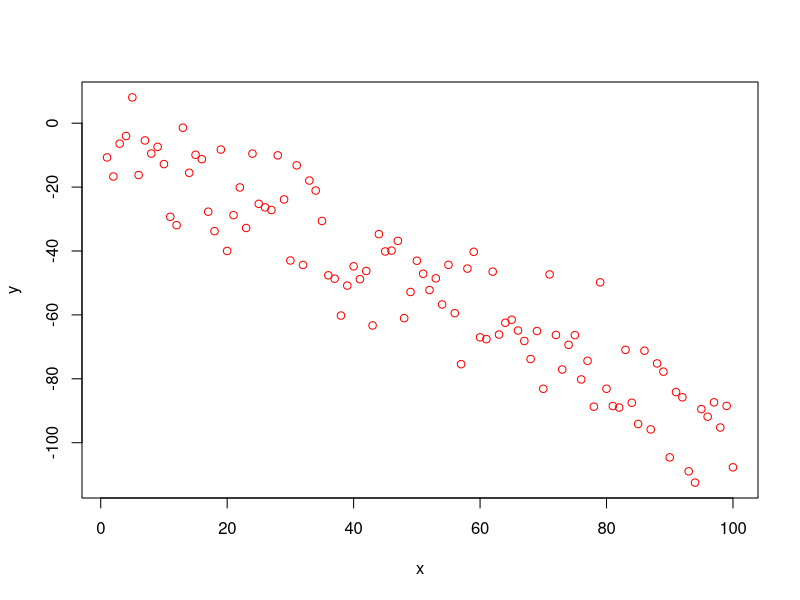
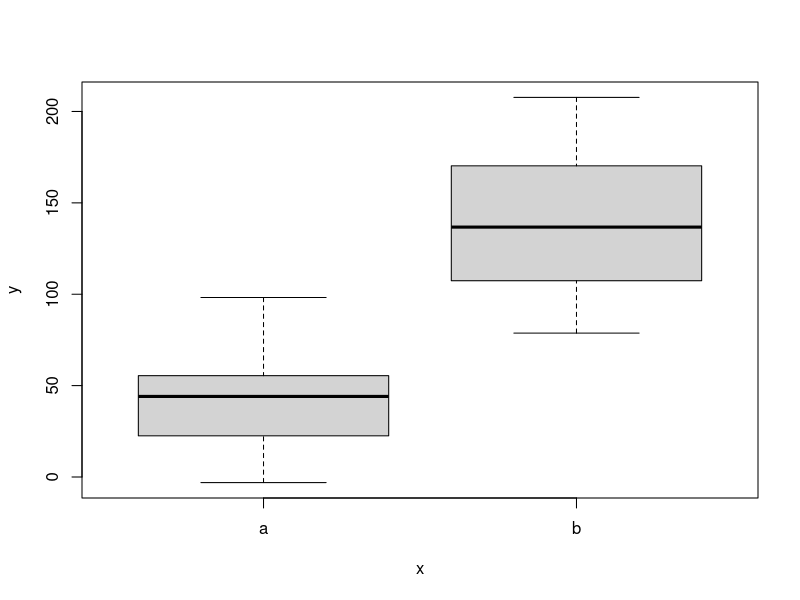
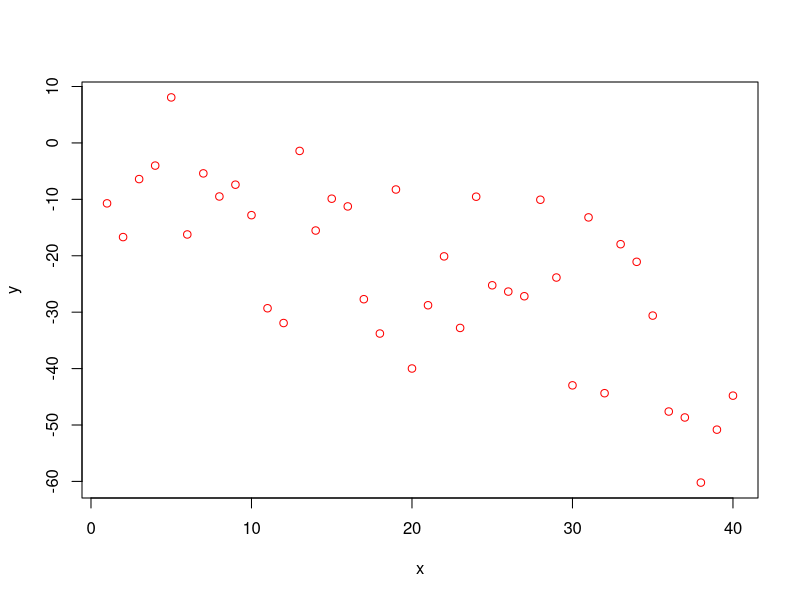
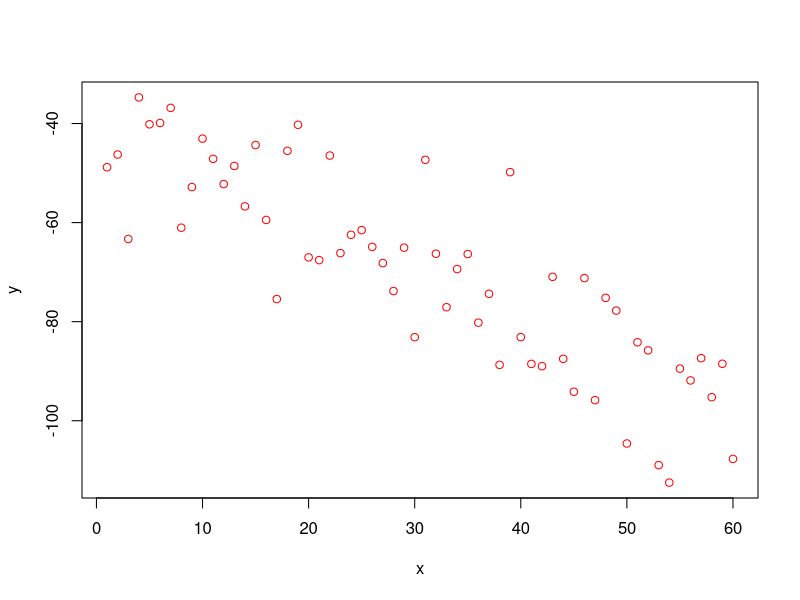
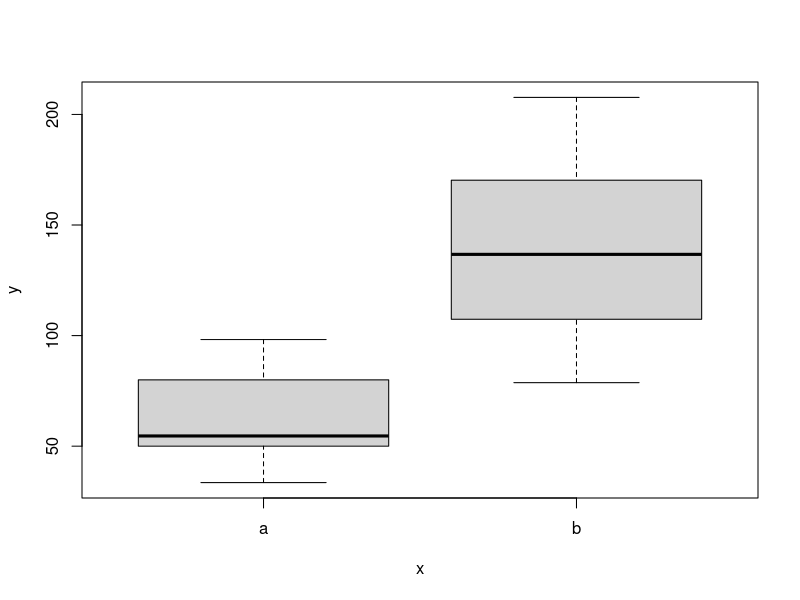

These charts were generated, in order, by the following R code:
vec<-paste('Nov',15:24,sep = '_')
vec
vec1<-substr(vec,start=1, stop =3)
vec1
vec.1<-strsplit(vec,split = '_')
vec.1
vec[c(2,4)]
vec[c(6:10)]<-paste('Dec',1:5,sep = '/')
vec
vec2<-substr(vec,start = 1,stop =3 )
which(vec2=="Nov")
vec[1:5]
uly<-matrix(c(1:12),nrow = 3,ncol = 4)
uly
uly[2,1]<-100
uly
uly[,4]<-c(-1,0,1)
uly2<-uly[,c(1,4)]
uly2
x<-1:100
y<-x*2+rnorm(100,0,10)
z<-c(rep('a',40),rep('b',60))
plot(x-y,xlab = "x",ylab = "y",col="red")
boxplot(y~z,xlab="x",ylab="y")
plot(x[which(z=="a")]-y[which(z=="a")],xlab ="x",ylab = "y",col="red" )
plot(x[which(z=="b")]-y[which(z=="b")],xlab="x",ylab = "y",col="red")
boxplot(y[which(x>20)]~z[which(x>20)],xlab="x",ylab="y")

